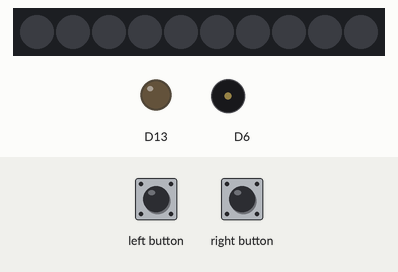
A sketch run on a simulated Adafruit Circuit Playground Express. Parts: 10 RGB LEDs in strip order, left to right, output pins drawn as LEDs (lit = HIGH), buzzer (waves = sounding). The inputs (shaded band) are chosen by the test bench. Dim RGB values are drawn brighter than linear; what the sketch prints to the serial monitor is not drawn.

Above: at 1.2 s.
1.3 s: left button pressed for 0.15 s
At 3.68 s:
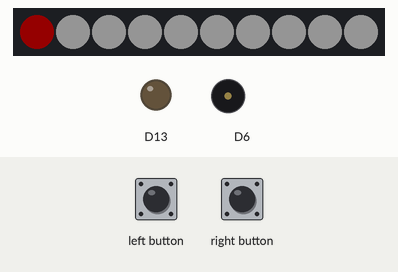
4.4 s: right button pressed for 3.2 s
At 6.6 s:
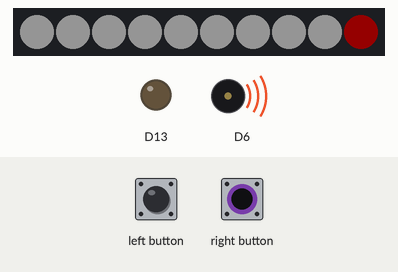
8.2 s: left button pressed for 1 s
At 11.48 s:
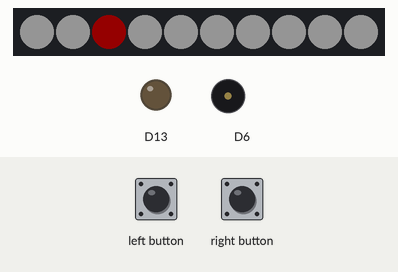
12.2 s: right button pressed for 0.15 s
At 12.39 s:
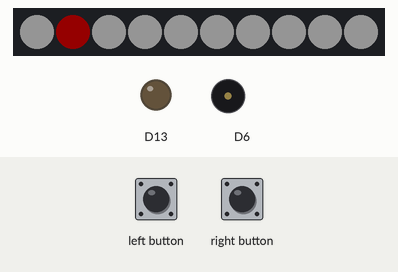
12.9 s: right button pressed for 1 s
At 14.1 s:
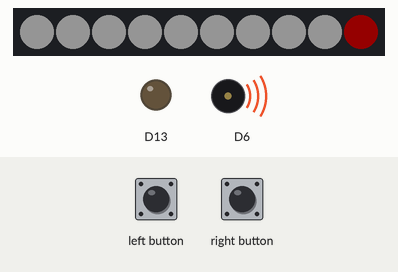
14.5 s: left button pressed for 3.2 s
At 19.29 s:
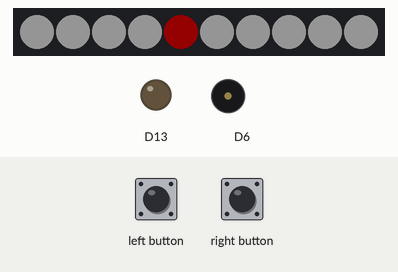
Timing chart, 0 to 20.2 s (numbered marks = the images above; inputs shaded):
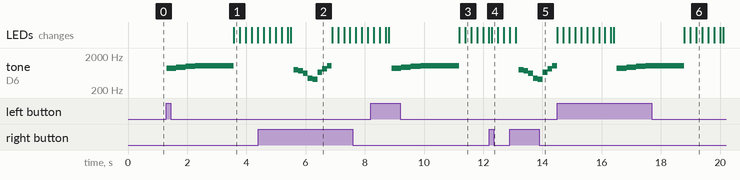

The sketch:

open-chest.ino
```cpp
#include <Adafruit_CircuitPlayground.h>
#include <Wire.h>
#include <SPI.h>
#include "Chest.h"

#define SOUND_CHEST_OPEN 1
#define SOUND_SECRET 2

Chest chest;

void setup() {
  Serial.begin(9600);
  Serial.println('Light with button');

  CircuitPlayground.begin();
}

void loop() {
  // put your main code here, to run repeatedly:

  if( CircuitPlayground.leftButton()) {
      chest.playZeldaSound(SOUND_CHEST_OPEN);
      chest.toggleLights(true);

  } else if (CircuitPlayground.rightButton()){
    chest.playZeldaSound(SOUND_SECRET);
    chest.toggleLights(true);

  } else {
    chest.toggleLights(false);
  }
}
```

Chest.cpp
```cpp
#include "Chest.h"

#define SOUND_CHEST_OPEN 1
#define SOUND_SECRET 2

Chest::Chest() {}

void Chest::toggleLights(bool state) {
  if(state) {
      int pauseDuration = 100;
      for (int i = 0; i <= 9 ; i++){
        CircuitPlayground.setPixelColor(i, 255, 255, 255);
      }

      CircuitPlayground.setPixelColor(0, 255, 0, 0);
      delay(pauseDuration);
      CircuitPlayground.setPixelColor(0, 255, 255, 255);
      CircuitPlayground.setPixelColor(1, 255, 0, 0);
      delay(pauseDuration);
      CircuitPlayground.setPixelColor(1, 255, 255, 255);
      CircuitPlayground.setPixelColor(2, 255, 0, 0);
      delay(pauseDuration);
      CircuitPlayground.setPixelColor(2, 255, 255, 255);
      CircuitPlayground.setPixelColor(3, 255, 0, 0);
      delay(pauseDuration);
      CircuitPlayground.setPixelColor(3, 255, 255, 255);
      CircuitPlayground.setPixelColor(4, 255, 0, 0);
      delay(pauseDuration);
      CircuitPlayground.setPixelColor(4, 255, 255, 255);
      CircuitPlayground.setPixelColor(5, 255, 0, 0);
      delay(pauseDuration);
      CircuitPlayground.setPixelColor(5, 255, 255, 255);
      CircuitPlayground.setPixelColor(6, 255, 0, 0);
      delay(pauseDuration);
      CircuitPlayground.setPixelColor(6, 255, 255, 255);
      CircuitPlayground.setPixelColor(7, 255, 0, 0);
      delay(pauseDuration);
      CircuitPlayground.setPixelColor(7, 255, 255, 255);
      CircuitPlayground.setPixelColor(8, 255, 0, 0);
      delay(pauseDuration);
      CircuitPlayground.setPixelColor(8, 255, 255, 255);
      CircuitPlayground.setPixelColor(9, 255, 0, 0);
      delay(pauseDuration);
      CircuitPlayground.setPixelColor(9, 255, 255, 255);
      CircuitPlayground.setPixelColor(0, 255, 0, 0);
      delay(pauseDuration);
      CircuitPlayground.setPixelColor(0, 255, 255, 255);
      CircuitPlayground.setPixelColor(1, 255, 0, 0);
      delay(pauseDuration);
      CircuitPlayground.setPixelColor(1, 255, 255, 255);
      CircuitPlayground.setPixelColor(2, 255, 0, 0);
      delay(pauseDuration);
      CircuitPlayground.setPixelColor(2, 255, 255, 255);
      CircuitPlayground.setPixelColor(3, 255, 0, 0);
      delay(pauseDuration);
      CircuitPlayground.setPixelColor(3, 255, 255, 255);
      CircuitPlayground.setPixelColor(4, 255, 0, 0);
      delay(pauseDuration);
      CircuitPlayground.setPixelColor(4, 255, 255, 255);
      CircuitPlayground.setPixelColor(5, 255, 0, 0);
      delay(pauseDuration);
      CircuitPlayground.setPixelColor(5, 255, 255, 255);
      CircuitPlayground.setPixelColor(6, 255, 0, 0);
      delay(pauseDuration);
      CircuitPlayground.setPixelColor(6, 255, 255, 255);
      CircuitPlayground.setPixelColor(7, 255, 0, 0);
      delay(pauseDuration);
      CircuitPlayground.setPixelColor(7, 255, 255, 255);
      CircuitPlayground.setPixelColor(8, 255, 0, 0);
      delay(pauseDuration);
      CircuitPlayground.setPixelColor(8, 255, 255, 255);
      CircuitPlayground.setPixelColor(9, 255, 0, 0);
      delay(pauseDuration);

  } else {
    CircuitPlayground.clearPixels();
  }
}

void Chest::playZeldaSound(int type) {

  if (type == SOUND_SECRET){
    CircuitPlayground.playTone(NOTE_G5, _eighthNote);
    CircuitPlayground.playTone(NOTE_FS5, _eighthNote);
    CircuitPlayground.playTone(NOTE_DS5, _eighthNote);
    CircuitPlayground.playTone(NOTE_A4, _eighthNote);
    CircuitPlayground.playTone(NOTE_GS4, _eighthNote);
    CircuitPlayground.playTone(NOTE_E5, _eighthNote);
    CircuitPlayground.playTone(NOTE_GS5, _eighthNote);
    CircuitPlayground.playTone(NOTE_C6, _eighthNote);
    return;
  }

  if (type == SOUND_CHEST_OPEN){
    CircuitPlayground.playTone(NOTE_A5, _quarterNote);
    CircuitPlayground.playTone(NOTE_AS5, _quarterNote);
    CircuitPlayground.playTone(NOTE_B5, _quarterNote);
    CircuitPlayground.playTone(NOTE_C6, _wholeNote);
    return;
  }

}
```

Chest.h
```cpp
#ifndef CHEST_H
#define CHEST_H

#include <Adafruit_CircuitPlayground.h>
#include "notes.h"

class Chest {

  public:
    Chest();
    // methods
    void toggleLights(bool state);
    void playZeldaSound(int type);

  private:
    int _noteDuration = 1300;
    int _wholeNote = _noteDuration;
    int _quarterNote = _noteDuration / 4;
    int _eighthNote = _noteDuration / 8;
};

#endif
```

notes.h
```cpp
/********************************************************************
 * Musical Notes via https://www.arduino.cc/en/Tutorial/ToneMelody  *
 ********************************************************************/
#ifndef NOTES_H
#define NOTES_H

#define NOTE_B0  31
#define NOTE_C1  33
#define NOTE_CS1 35
#define NOTE_D1  37
#define NOTE_DS1 39
#define NOTE_E1  41
#define NOTE_F1  44
#define NOTE_FS1 46
#define NOTE_G1  49
#define NOTE_GS1 52
#define NOTE_A1  55
#define NOTE_AS1 58
#define NOTE_B1  62
#define NOTE_C2  65
#define NOTE_CS2 69
#define NOTE_D2  73
#define NOTE_DS2 78
#define NOTE_E2  82
#define NOTE_F2  87
#define NOTE_FS2 93
#define NOTE_G2  98
#define NOTE_GS2 104
#define NOTE_A2  110
#define NOTE_AS2 117
#define NOTE_B2  123
#define NOTE_C3  131
#define NOTE_CS3 139
#define NOTE_D3  147
#define NOTE_DS3 156
#define NOTE_E3  165
#define NOTE_F3  175
#define NOTE_FS3 185
#define NOTE_G3  196
#define NOTE_GS3 208
#define NOTE_A3  220
#define NOTE_AS3 233
#define NOTE_B3  247
#define NOTE_C4  262
#define NOTE_CS4 277
#define NOTE_D4  294
#define NOTE_DS4 311
#define NOTE_E4  330
#define NOTE_F4  349
#define NOTE_FS4 370
#define NOTE_G4  392
#define NOTE_GS4 415
#define NOTE_A4  440
#define NOTE_AS4 466
#define NOTE_B4  494
#define NOTE_C5  523
#define NOTE_CS5 554
#define NOTE_D5  587
#define NOTE_DS5 622
#define NOTE_E5  659
#define NOTE_F5  698
#define NOTE_FS5 740
#define NOTE_G5  784
#define NOTE_GS5 831
#define NOTE_A5  880
#define NOTE_AS5 932
#define NOTE_B5  988
#define NOTE_C6  1047
#define NOTE_CS6 1109
#define NOTE_D6  1175
#define NOTE_DS6 1245
#define NOTE_E6  1319
#define NOTE_F6  1397
#define NOTE_FS6 1480
#define NOTE_G6  1568
#define NOTE_GS6 1661
#define NOTE_A6  1760
#define NOTE_AS6 1865
#define NOTE_B6  1976
#define NOTE_C7  2093
#define NOTE_CS7 2217
#define NOTE_D7  2349
#define NOTE_DS7 2489
#define NOTE_E7  2637
#define NOTE_F7  2794
#define NOTE_FS7 2960
#define NOTE_G7  3136
#define NOTE_GS7 3322
#define NOTE_A7  3520
#define NOTE_AS7 3729
#define NOTE_B7  3951
#define NOTE_C8  4186
#define NOTE_CS8 4435
#define NOTE_D8  4699
#define NOTE_DS8 4978

#endif
```

Measured:
- after the input at 1.3 s, tone on D6: plays 880 Hz for 0.33 s, 932 Hz for 0.33 s, 988 Hz for 0.33 s, 1047 Hz for 1.3 s, starting at once; the LEDs: change after 2.3 s (image 1)
- after the input at 4.4 s, tone on D6: plays 784 Hz for 0.16 s, 740 Hz for 0.16 s, 622 Hz for 0.16 s, 440 Hz for 0.16 s, 415 Hz for 0.16 s, 659 Hz for 0.16 s … (8 notes in this stretch), starting after 1.2 s
- after the input at 8.2 s, tone on D6: plays 880 Hz for 0.33 s, 932 Hz for 0.33 s, 988 Hz for 0.33 s, 1047 Hz for 1.3 s, starting after 0.71 s
- after the input at 12.9 s, tone on D6: plays 784 Hz for 0.16 s, 740 Hz for 0.16 s, 622 Hz for 0.16 s, 440 Hz for 0.16 s, 415 Hz for 0.16 s, 659 Hz for 0.16 s … (8 notes in this stretch), starting after 0.30 s
- after the input at 14.5 s, tone on D6: plays 880 Hz for 0.33 s, 932 Hz for 0.33 s, 988 Hz for 0.33 s, 1047 Hz for 1.3 s, starting after 2.0 s
- what the display in image 2 shows lasts 1.4 s, from 5.5 s to 6.9 s
